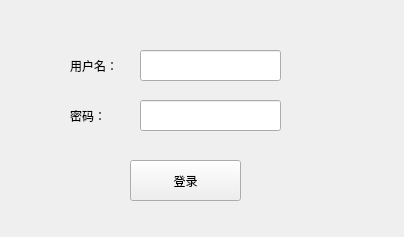
<?xml version="1.0" encoding="UTF-8"?>
<ui version="4.0">
 <class>Form</class>
 <widget class="QWidget" name="Form">
  <property name="geometry">
   <rect>
    <x>0</x>
    <y>0</y>
    <width>404</width>
    <height>237</height>
   </rect>
  </property>
  <property name="windowTitle">
   <string>Form</string>
  </property>
  <widget class="QLineEdit" name="ip_lineEdit">
   <property name="geometry">
    <rect>
     <x>140</x>
     <y>50</y>
     <width>141</width>
     <height>31</height>
    </rect>
   </property>
  </widget>
  <widget class="QLineEdit" name="password_lineEdit">
   <property name="geometry">
    <rect>
     <x>140</x>
     <y>100</y>
     <width>141</width>
     <height>31</height>
    </rect>
   </property>
  </widget>
  <widget class="QLabel" name="label">
   <property name="geometry">
    <rect>
     <x>70</x>
     <y>50</y>
     <width>71</width>
     <height>31</height>
    </rect>
   </property>
   <property name="text">
    <string>用户名：</string>
   </property>
  </widget>
  <widget class="QLabel" name="label_2">
   <property name="geometry">
    <rect>
     <x>70</x>
     <y>100</y>
     <width>61</width>
     <height>31</height>
    </rect>
   </property>
   <property name="text">
    <string>密码：</string>
   </property>
  </widget>
  <widget class="QPushButton" name="pushButton">
   <property name="geometry">
    <rect>
     <x>130</x>
     <y>160</y>
     <width>111</width>
     <height>41</height>
    </rect>
   </property>
   <property name="text">
    <string>登录</string>
   </property>
  </widget>
 </widget>
 <resources/>
 <connections/>
</ui>
